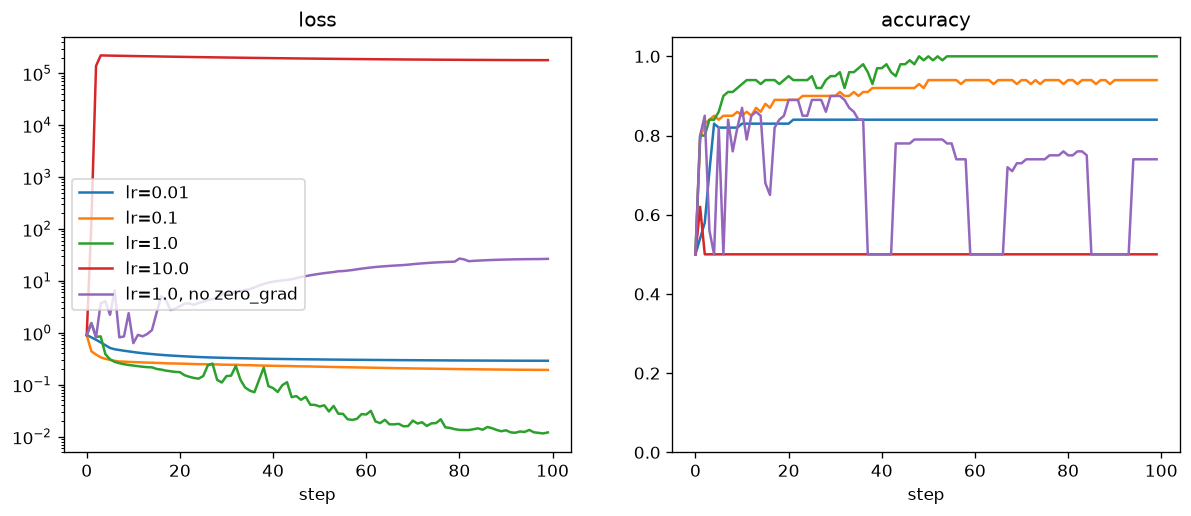

Here is the Python script that generated this plot:
"""Stage 1.4 experiments: learning rate sweep and forgetting to zero gradients.

Run: python 01_micrograd/experiments.py
Saves loss curves to experiments.png. Findings are written up in NOTES.md.
"""
import os

import matplotlib.pyplot as plt

from train_moons import train

STEPS = 100

runs = {}
for lr in [0.01, 0.1, 1.0, 10.0]:
    print(f"--- lr={lr}")
    _, _, _, runs[f"lr={lr}"] = train(lr=lr, steps=STEPS, verbose=False)
print("--- lr=1.0, no zero_grad")
_, _, _, runs["lr=1.0, no zero_grad"] = train(lr=1.0, steps=STEPS, zero_grad=False, verbose=False)

print(f"\n{'run':<22} {'final loss':>12} {'final acc':>10}")
for name, history in runs.items():
    loss, acc = history[-1]
    print(f"{name:<22} {loss:>12.4f} {acc:>10.0%}")

fig, (ax_loss, ax_acc) = plt.subplots(1, 2, figsize=(12, 4.5))
for name, history in runs.items():
    ax_loss.plot([h[0] for h in history], label=name)
    ax_acc.plot([h[1] for h in history], label=name)
ax_loss.set(title="loss", xlabel="step", yscale="log")
ax_acc.set(title="accuracy", xlabel="step", ylim=(0, 1.05))
ax_loss.legend()
path = os.path.join(os.path.dirname(os.path.abspath(__file__)), "experiments.png")
fig.savefig(path, dpi=120, bbox_inches="tight")
print(f"\nsaved {path}")
